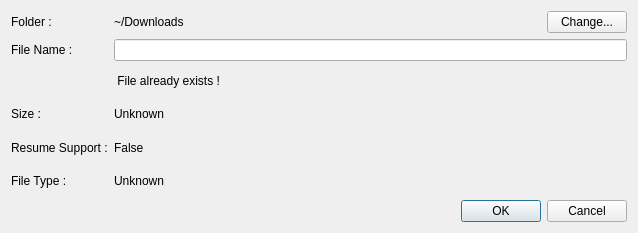
<?xml version="1.0" encoding="UTF-8"?>
<ui version="4.0">
 <class>downloadDialog</class>
 <widget class="QDialog" name="downloadDialog">
  <property name="geometry">
   <rect>
    <x>0</x>
    <y>0</y>
    <width>638</width>
    <height>233</height>
   </rect>
  </property>
  <property name="windowTitle">
   <string>Dialog</string>
  </property>
  <layout class="QGridLayout" name="gridLayout">
   <item row="4" column="0">
    <widget class="QLabel" name="label_5">
     <property name="text">
      <string>Resume Support :</string>
     </property>
    </widget>
   </item>
   <item row="3" column="0">
    <widget class="QLabel" name="label_3">
     <property name="text">
      <string>Size :</string>
     </property>
    </widget>
   </item>
   <item row="0" column="1">
    <widget class="QLabel" name="labelFolder">
     <property name="sizePolicy">
      <sizepolicy hsizetype="Preferred" vsizetype="Preferred">
       <horstretch>1</horstretch>
       <verstretch>0</verstretch>
      </sizepolicy>
     </property>
     <property name="text">
      <string>~/Downloads</string>
     </property>
    </widget>
   </item>
   <item row="5" column="0">
    <widget class="QLabel" name="label_6">
     <property name="text">
      <string>File Type :</string>
     </property>
    </widget>
   </item>
   <item row="0" column="0">
    <widget class="QLabel" name="label">
     <property name="text">
      <string>Folder :</string>
     </property>
    </widget>
   </item>
   <item row="1" column="0">
    <widget class="QLabel" name="label_2">
     <property name="text">
      <string>File Name :</string>
     </property>
    </widget>
   </item>
   <item row="0" column="2">
    <widget class="QPushButton" name="folderButton">
     <property name="maximumSize">
      <size>
       <width>80</width>
       <height>16777215</height>
      </size>
     </property>
     <property name="text">
      <string>Change...</string>
     </property>
    </widget>
   </item>
   <item row="1" column="1" colspan="2">
    <widget class="QLineEdit" name="filenameEdit"/>
   </item>
   <item row="3" column="1" colspan="2">
    <widget class="QLabel" name="labelFileSize">
     <property name="text">
      <string>Unknown</string>
     </property>
    </widget>
   </item>
   <item row="4" column="1" colspan="2">
    <widget class="QLabel" name="labelResume">
     <property name="text">
      <string>False</string>
     </property>
    </widget>
   </item>
   <item row="5" column="1" colspan="2">
    <widget class="QLabel" name="labelFileType">
     <property name="text">
      <string>Unknown</string>
     </property>
    </widget>
   </item>
   <item row="6" column="0" colspan="3">
    <widget class="QDialogButtonBox" name="dialogButtonBox">
     <property name="orientation">
      <enum>Qt::Horizontal</enum>
     </property>
     <property name="standardButtons">
      <set>QDialogButtonBox::Cancel|QDialogButtonBox::Ok</set>
     </property>
    </widget>
   </item>
   <item row="2" column="1">
    <widget class="QLabel" name="labelWarning">
     <property name="text">
      <string>&lt;img src=&quot;:/warning.png&quot;&gt; File already exists !</string>
     </property>
    </widget>
   </item>
  </layout>
 </widget>
 <resources>
  <include location="resources.qrc"/>
 </resources>
 <connections>
  <connection>
   <sender>dialogButtonBox</sender>
   <signal>accepted()</signal>
   <receiver>downloadDialog</receiver>
   <slot>accept()</slot>
   <hints>
    <hint type="sourcelabel">
     <x>248</x>
     <y>254</y>
    </hint>
    <hint type="destinationlabel">
     <x>157</x>
     <y>274</y>
    </hint>
   </hints>
  </connection>
  <connection>
   <sender>dialogButtonBox</sender>
   <signal>rejected()</signal>
   <receiver>downloadDialog</receiver>
   <slot>reject()</slot>
   <hints>
    <hint type="sourcelabel">
     <x>316</x>
     <y>260</y>
    </hint>
    <hint type="destinationlabel">
     <x>286</x>
     <y>274</y>
    </hint>
   </hints>
  </connection>
 </connections>
</ui>
